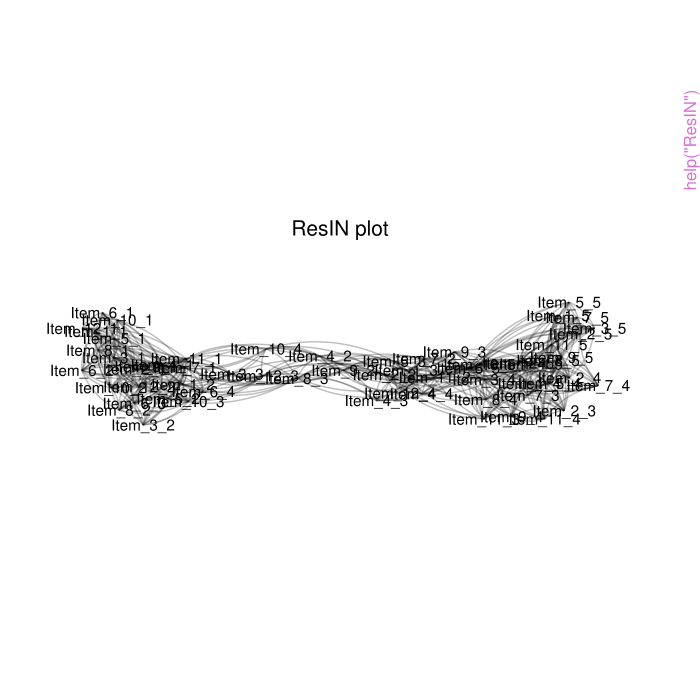

The R source for this figure:
pkgname <- "ResIN"
source(file.path(R.home("share"), "R", "examples-header.R"))
options(warn = 1)
options(pager = "console")
base::assign(".ExTimings", "ResIN-Ex.timings", pos = 'CheckExEnv')
base::cat("name\tuser\tsystem\telapsed\n", file=base::get(".ExTimings", pos = 'CheckExEnv'))
base::assign(".format_ptime",
function(x) {
  if(!is.na(x[4L])) x[1L] <- x[1L] + x[4L]
  if(!is.na(x[5L])) x[2L] <- x[2L] + x[5L]
  options(OutDec = '.')
  format(x[1L:3L], digits = 7L)
},
pos = 'CheckExEnv')

### * </HEADER>
library('ResIN')

base::assign(".oldSearch", base::search(), pos = 'CheckExEnv')
base::assign(".old_wd", base::getwd(), pos = 'CheckExEnv')
cleanEx()
nameEx("Bootstrap_example")
### * Bootstrap_example

flush(stderr()); flush(stdout())

base::assign(".ptime", proc.time(), pos = "CheckExEnv")
### Name: Bootstrap_example
### Title: Output example for a bootstrapping analysis conducted with the
###   ResIN package
### Aliases: Bootstrap_example
### Keywords: datasets

### ** Examples


data(Bootstrap_example)
str(Bootstrap_example)




base::assign(".dptime", (proc.time() - get(".ptime", pos = "CheckExEnv")), pos = "CheckExEnv")
base::cat("Bootstrap_example", base::get(".format_ptime", pos = 'CheckExEnv')(get(".dptime", pos = "CheckExEnv")), "\n", file=base::get(".ExTimings", pos = 'CheckExEnv'), append=TRUE, sep="\t")
cleanEx()
nameEx("BrJSocPsychol_2024")
### * BrJSocPsychol_2024

flush(stderr()); flush(stdout())

base::assign(".ptime", proc.time(), pos = "CheckExEnv")
### Name: BrJSocPsychol_2024
### Title: Source data for Lüders, A., Carpentras, D. and Quayle, M., 2024.
###   Attitude networks as intergroup realities: Using network‐modelling to
###   research attitude‐identity relationships in polarized political
###   contexts. British Journal of Social Psychology, 63(1), pp.37-51.
### Aliases: BrJSocPsychol_2024
### Keywords: datasets

### ** Examples


data(BrJSocPsychol_2024)
head(BrJSocPsychol_2024)





base::assign(".dptime", (proc.time() - get(".ptime", pos = "CheckExEnv")), pos = "CheckExEnv")
base::cat("BrJSocPsychol_2024", base::get(".format_ptime", pos = 'CheckExEnv')(get(".dptime", pos = "CheckExEnv")), "\n", file=base::get(".ExTimings", pos = 'CheckExEnv'), append=TRUE, sep="\t")
cleanEx()
nameEx("ResIN")
### * ResIN

flush(stderr()); flush(stdout())

base::assign(".ptime", proc.time(), pos = "CheckExEnv")
### Name: ResIN
### Title: Flagship function that implements Response Item Network (ResIN)
###   analysis
### Aliases: ResIN

### ** Examples


## Load the 12-item simulated Likert-type toy dataset
data(lik_data)

# Apply the ResIN function to toy Likert data:
ResIN_obj <- ResIN(lik_data, network_stats = TRUE, remove_nonsignificant = TRUE)




base::assign(".dptime", (proc.time() - get(".ptime", pos = "CheckExEnv")), pos = "CheckExEnv")
base::cat("ResIN", base::get(".format_ptime", pos = 'CheckExEnv')(get(".dptime", pos = "CheckExEnv")), "\n", file=base::get(".ExTimings", pos = 'CheckExEnv'), append=TRUE, sep="\t")
cleanEx()
nameEx("ResIN_boots_execute")
### * ResIN_boots_execute

flush(stderr()); flush(stdout())

base::assign(".ptime", proc.time(), pos = "CheckExEnv")
### Name: ResIN_boots_execute
### Title: Carry out prepared bootstrap analyses on ResIN networks
### Aliases: ResIN_boots_execute

### ** Examples

## Load the 12-item simulated Likert-type toy dataset
data(lik_data)

# Apply the ResIN function to toy Likert data:
ResIN_obj <- ResIN(lik_data, network_stats = TRUE,
                      generate_ggplot = FALSE, plot_ggplot = FALSE)

## No test: 
# Prepare for bootstrapping
prepped_boots <- ResIN_boots_prepare(ResIN_obj, n=100, boots_type="resample")

# Execute the prepared bootstrap list
executed_boots <-  ResIN_boots_execute(prepped_boots, parallel = TRUE, detect_cores = TRUE)

# Extract results - here for example, the network (global)-clustering coefficient
ResIN_boots_extract(executed_boots, what = "global_clustering", summarize_results = TRUE)
## End(No test)




base::assign(".dptime", (proc.time() - get(".ptime", pos = "CheckExEnv")), pos = "CheckExEnv")
base::cat("ResIN_boots_execute", base::get(".format_ptime", pos = 'CheckExEnv')(get(".dptime", pos = "CheckExEnv")), "\n", file=base::get(".ExTimings", pos = 'CheckExEnv'), append=TRUE, sep="\t")
cleanEx()
nameEx("ResIN_boots_extract")
### * ResIN_boots_extract

flush(stderr()); flush(stdout())

base::assign(".ptime", proc.time(), pos = "CheckExEnv")
### Name: ResIN_boots_extract
### Title: Extract and summarize the results of a bootstrap simulation
###   undertaken on a ResIN object
### Aliases: ResIN_boots_extract

### ** Examples

## Load the 12-item simulated Likert-type toy dataset
data(lik_data)

# Apply the ResIN function to toy Likert data:
ResIN_obj <- ResIN(lik_data, network_stats = TRUE,
                      generate_ggplot = FALSE, plot_ggplot = FALSE)

## No test: 
# Prepare for bootstrapping
prepped_boots <- ResIN_boots_prepare(ResIN_obj, n=100, boots_type="resample")

# Execute the prepared bootstrap list
executed_boots <-  ResIN_boots_execute(prepped_boots, parallel = TRUE, detect_cores = TRUE)

# Extract results - here for example, the network (global)-clustering coefficient
ResIN_boots_extract(executed_boots, what = "global_clustering", summarize_results = TRUE)
## End(No test)





base::assign(".dptime", (proc.time() - get(".ptime", pos = "CheckExEnv")), pos = "CheckExEnv")
base::cat("ResIN_boots_extract", base::get(".format_ptime", pos = 'CheckExEnv')(get(".dptime", pos = "CheckExEnv")), "\n", file=base::get(".ExTimings", pos = 'CheckExEnv'), append=TRUE, sep="\t")
cleanEx()
nameEx("ResIN_boots_prepare")
### * ResIN_boots_prepare

flush(stderr()); flush(stdout())

base::assign(".ptime", proc.time(), pos = "CheckExEnv")
### Name: ResIN_boots_prepare
### Title: Create a bootstrap plan for re-estimating ResIN objects to
###   derive statistical uncertainty estimates
### Aliases: ResIN_boots_prepare

### ** Examples

## Load the 12-item simulated Likert-type toy dataset
data(lik_data)

# Apply the ResIN function to toy Likert data:
ResIN_obj <- ResIN(lik_data, network_stats = TRUE,
                      generate_ggplot = FALSE, plot_ggplot = FALSE)

## No test: 
# Prepare for bootstrapping
prepped_boots <- ResIN_boots_prepare(ResIN_obj, n=100, boots_type="resample")

# Execute the prepared bootstrap list
executed_boots <-  ResIN_boots_execute(prepped_boots, parallel = TRUE, detect_cores = TRUE)

# Extract results - here for example, the network (global)-clustering coefficient
ResIN_boots_extract(executed_boots, what = "global_clustering", summarize_results = TRUE)
## End(No test)




base::assign(".dptime", (proc.time() - get(".ptime", pos = "CheckExEnv")), pos = "CheckExEnv")
base::cat("ResIN_boots_prepare", base::get(".format_ptime", pos = 'CheckExEnv')(get(".dptime", pos = "CheckExEnv")), "\n", file=base::get(".ExTimings", pos = 'CheckExEnv'), append=TRUE, sep="\t")
cleanEx()
nameEx("ResIN_to_gephi")
### * ResIN_to_gephi

flush(stderr()); flush(stdout())

base::assign(".ptime", proc.time(), pos = "CheckExEnv")
### Name: ResIN_to_gephi
### Title: (Deprecated.) Convert ResIN networks to Gephi-readable csv
###   tables. Use 'as.gephi()' method instead.
### Aliases: ResIN_to_gephi

### ** Examples

## Load the 12-item simulated Likert-type ResIN toy dataset
data(lik_data)

## Estimate a ResIN network
res <- ResIN(lik_data, generate_ggplot = FALSE)

## Create Gephi edge table without writing files
edges <- as.gephi(res, dont_save_csv = TRUE)
head(edges)

## Not run: 
##D ## Write CSV file(s) for import to Gephi
##D ## (writes "ResIN_gephi.csv" by default)
##D as.gephi(res, file = "ResIN_gephi.csv")
##D 
##D ## Write both edges and nodes tables
##D ## (writes "ResIN_gephi_edges.csv" and "ResIN_gephi_nodes.csv")
##D as.gephi(res, file = "ResIN_gephi.csv", edges_only = FALSE)
## End(Not run)





base::assign(".dptime", (proc.time() - get(".ptime", pos = "CheckExEnv")), pos = "CheckExEnv")
base::cat("ResIN_to_gephi", base::get(".format_ptime", pos = 'CheckExEnv')(get(".dptime", pos = "CheckExEnv")), "\n", file=base::get(".ExTimings", pos = 'CheckExEnv'), append=TRUE, sep="\t")
cleanEx()
nameEx("ResIN_to_igraph")
### * ResIN_to_igraph

flush(stderr()); flush(stdout())

base::assign(".ptime", proc.time(), pos = "CheckExEnv")
### Name: ResIN_to_igraph
### Title: (Deprecated.) Convert a ResIN network into an igraph object. Use
###   'as.igraph()' method instead.
### Aliases: ResIN_to_igraph

### ** Examples


## Load the 12-item simulated Likert-type ResIN toy dataset
data(lik_data)

## Run the function:

igraph_output <-  as.igraph(ResIN(lik_data, plot_ggplot = FALSE))

class(igraph_output)

## Plot and/or investigate as you wish:
## No test: 
igraph::plot.igraph(igraph_output)
## End(No test)





base::assign(".dptime", (proc.time() - get(".ptime", pos = "CheckExEnv")), pos = "CheckExEnv")
base::cat("ResIN_to_igraph", base::get(".format_ptime", pos = 'CheckExEnv')(get(".dptime", pos = "CheckExEnv")), "\n", file=base::get(".ExTimings", pos = 'CheckExEnv'), append=TRUE, sep="\t")
cleanEx()
nameEx("ResIN_to_qgraph")
### * ResIN_to_qgraph

flush(stderr()); flush(stdout())

base::assign(".ptime", proc.time(), pos = "CheckExEnv")
### Name: ResIN_to_qgraph
### Title: (Deprecated.) Convert a ResIN network into an qgraph object. Use
###   'as.qgraph()' method instead.
### Aliases: ResIN_to_qgraph

### ** Examples

## Load the 12-item simulated Likert-type ResIN toy dataset
data(lik_data)

## Run the function:
ResIN_qgraph <-  as.qgraph(ResIN(lik_data, plot_ggplot = FALSE))

class(ResIN_qgraph)




base::assign(".dptime", (proc.time() - get(".ptime", pos = "CheckExEnv")), pos = "CheckExEnv")
base::cat("ResIN_to_qgraph", base::get(".format_ptime", pos = 'CheckExEnv')(get(".dptime", pos = "CheckExEnv")), "\n", file=base::get(".ExTimings", pos = 'CheckExEnv'), append=TRUE, sep="\t")
cleanEx()
nameEx("as.gephi.ResIN")
### * as.gephi.ResIN

flush(stderr()); flush(stdout())

base::assign(".ptime", proc.time(), pos = "CheckExEnv")
### Name: as.gephi.ResIN
### Title: Coerce a ResIN object to Gephi CSV table(s)
### Aliases: as.gephi.ResIN

### ** Examples

## Load the 12-item simulated Likert-type ResIN toy dataset
data(lik_data)

## Estimate a ResIN network
res <- ResIN(lik_data, plot_ggplot = FALSE)

## Create Gephi edge table without writing files
edges <- as.gephi(res, dont_save_csv = TRUE)
head(edges)

## Not run: 
##D ## Write CSV file(s) for import to Gephi
##D ## (writes "ResIN_gephi.csv" by default)
##D as.gephi(res, file = "ResIN_gephi.csv")
##D 
##D ## Write both edges and nodes tables
##D ## (writes "ResIN_gephi_edges.csv" and "ResIN_gephi_nodes.csv")
##D as.gephi(res, file = "ResIN_gephi.csv", edges_only = FALSE)
## End(Not run)





base::assign(".dptime", (proc.time() - get(".ptime", pos = "CheckExEnv")), pos = "CheckExEnv")
base::cat("as.gephi.ResIN", base::get(".format_ptime", pos = 'CheckExEnv')(get(".dptime", pos = "CheckExEnv")), "\n", file=base::get(".ExTimings", pos = 'CheckExEnv'), append=TRUE, sep="\t")
cleanEx()
nameEx("as.graphsjl.ResIN")
### * as.graphsjl.ResIN

flush(stderr()); flush(stdout())

base::assign(".ptime", proc.time(), pos = "CheckExEnv")
### Name: as.graphsjl.ResIN
### Title: Export a ResIN object to Graphs.jl (Julia) tables
### Aliases: as.graphsjl.ResIN

### ** Examples

## Not run: 
##D data(lik_data)
##D res <- ResIN(lik_data, generate_ggplot = FALSE, plot_ggplot = FALSE)
##D 
##D # Return tables only (no files written)
##D jl_tbls <- as.graphsjl(res, dont_save_csv = TRUE, edges_only = FALSE)
##D 
##D # Default behavior writes CSV files
##D # as.graphsjl(res, file = "ResIN_graphsjl.csv", edges_only = FALSE)
## End(Not run)




base::assign(".dptime", (proc.time() - get(".ptime", pos = "CheckExEnv")), pos = "CheckExEnv")
base::cat("as.graphsjl.ResIN", base::get(".format_ptime", pos = 'CheckExEnv')(get(".dptime", pos = "CheckExEnv")), "\n", file=base::get(".ExTimings", pos = 'CheckExEnv'), append=TRUE, sep="\t")
cleanEx()
nameEx("as.igraph.ResIN")
### * as.igraph.ResIN

flush(stderr()); flush(stdout())

base::assign(".ptime", proc.time(), pos = "CheckExEnv")
### Name: as.igraph.ResIN
### Title: Coerce a ResIN object to an igraph graph
### Aliases: as.igraph.ResIN

### ** Examples

## Load the 12-item simulated Likert-type ResIN toy dataset
data(lik_data)

## Run the function:

igraph_output <-  as.igraph(ResIN(lik_data, plot_ggplot = FALSE))

class(igraph_output)

## Plot and/or investigate as you wish:
## No test: 
igraph::plot.igraph(igraph_output)
## End(No test)




base::assign(".dptime", (proc.time() - get(".ptime", pos = "CheckExEnv")), pos = "CheckExEnv")
base::cat("as.igraph.ResIN", base::get(".format_ptime", pos = 'CheckExEnv')(get(".dptime", pos = "CheckExEnv")), "\n", file=base::get(".ExTimings", pos = 'CheckExEnv'), append=TRUE, sep="\t")
cleanEx()
nameEx("as.network.ResIN")
### * as.network.ResIN

flush(stderr()); flush(stdout())

base::assign(".ptime", proc.time(), pos = "CheckExEnv")
### Name: as.network.ResIN
### Title: Convert a ResIN object to a statnet/network object
### Aliases: as.network.ResIN

### ** Examples

data(lik_data)
res <- ResIN(lik_data, generate_ggplot = FALSE, plot_ggplot = FALSE)

# ResIN re-exports network::as.network()
net <- as.network.ResIN(res) ## alternatively: as.network(res)
net




base::assign(".dptime", (proc.time() - get(".ptime", pos = "CheckExEnv")), pos = "CheckExEnv")
base::cat("as.network.ResIN", base::get(".format_ptime", pos = 'CheckExEnv')(get(".dptime", pos = "CheckExEnv")), "\n", file=base::get(".ExTimings", pos = 'CheckExEnv'), append=TRUE, sep="\t")
cleanEx()
nameEx("as.networkx.ResIN")
### * as.networkx.ResIN

flush(stderr()); flush(stdout())

base::assign(".ptime", proc.time(), pos = "CheckExEnv")
### Name: as.networkx.ResIN
### Title: Export a ResIN object to NetworkX (Python) tables
### Aliases: as.networkx.ResIN

### ** Examples

## Not run: 
##D data(lik_data)
##D res <- ResIN(lik_data, generate_ggplot = FALSE, plot_ggplot = FALSE)
##D 
##D # Return tables only (no files written)
##D nx_tbls <- as.networkx(res, dont_save_csv = TRUE, edges_only = FALSE)
##D 
##D # Default behavior writes CSV files
##D # as.networkx(res, file = "ResIN_networkx.csv", edges_only = FALSE)
## End(Not run)




base::assign(".dptime", (proc.time() - get(".ptime", pos = "CheckExEnv")), pos = "CheckExEnv")
base::cat("as.networkx.ResIN", base::get(".format_ptime", pos = 'CheckExEnv')(get(".dptime", pos = "CheckExEnv")), "\n", file=base::get(".ExTimings", pos = 'CheckExEnv'), append=TRUE, sep="\t")
cleanEx()
nameEx("as.qgraph.ResIN")
### * as.qgraph.ResIN

flush(stderr()); flush(stdout())

base::assign(".ptime", proc.time(), pos = "CheckExEnv")
### Name: as.qgraph.ResIN
### Title: Coerce a ResIN object to a qgraph object
### Aliases: as.qgraph.ResIN

### ** Examples

## Load the 12-item simulated Likert-type ResIN toy dataset
data(lik_data)

## Run the function:
ResIN_qgraph <-  as.qgraph(ResIN(lik_data, plot_ggplot = FALSE))

class(ResIN_qgraph)




base::assign(".dptime", (proc.time() - get(".ptime", pos = "CheckExEnv")), pos = "CheckExEnv")
base::cat("as.qgraph.ResIN", base::get(".format_ptime", pos = 'CheckExEnv')(get(".dptime", pos = "CheckExEnv")), "\n", file=base::get(".ExTimings", pos = 'CheckExEnv'), append=TRUE, sep="\t")
cleanEx()
nameEx("as.tidygraph.ResIN")
### * as.tidygraph.ResIN

flush(stderr()); flush(stdout())

base::assign(".ptime", proc.time(), pos = "CheckExEnv")
### Name: as.tidygraph.ResIN
### Title: Coerce a ResIN object to a tidygraph graph
### Aliases: as.tidygraph.ResIN

### ** Examples

## Load toy data and estimate ResIN
data(lik_data)
res <- ResIN(lik_data, network_stats = TRUE, detect_clusters = TRUE,
             plot_ggplot = FALSE)

## Convert to tidygraph
tg <- as.tidygraph(res)
tg




base::assign(".dptime", (proc.time() - get(".ptime", pos = "CheckExEnv")), pos = "CheckExEnv")
base::cat("as.tidygraph.ResIN", base::get(".format_ptime", pos = 'CheckExEnv')(get(".dptime", pos = "CheckExEnv")), "\n", file=base::get(".ExTimings", pos = 'CheckExEnv'), append=TRUE, sep="\t")
cleanEx()
nameEx("lik_data")
### * lik_data

flush(stderr()); flush(stdout())

base::assign(".ptime", proc.time(), pos = "CheckExEnv")
### Name: lik_data
### Title: Likert-type, mock-response data for "ResIN" package examples
### Aliases: lik_data
### Keywords: datasets

### ** Examples


data(lik_data)
head(lik_data)





base::assign(".dptime", (proc.time() - get(".ptime", pos = "CheckExEnv")), pos = "CheckExEnv")
base::cat("lik_data", base::get(".format_ptime", pos = 'CheckExEnv')(get(".dptime", pos = "CheckExEnv")), "\n", file=base::get(".ExTimings", pos = 'CheckExEnv'), append=TRUE, sep="\t")
### * <FOOTER>
###
cleanEx()
options(digits = 7L)
base::cat("Time elapsed: ", proc.time() - base::get("ptime", pos = 'CheckExEnv'),"\n")
grDevices::dev.off()
###
### Local variables: ***
### mode: outline-minor ***
### outline-regexp: "\\(> \\)?### [*]+" ***
### End: ***
quit('no')
